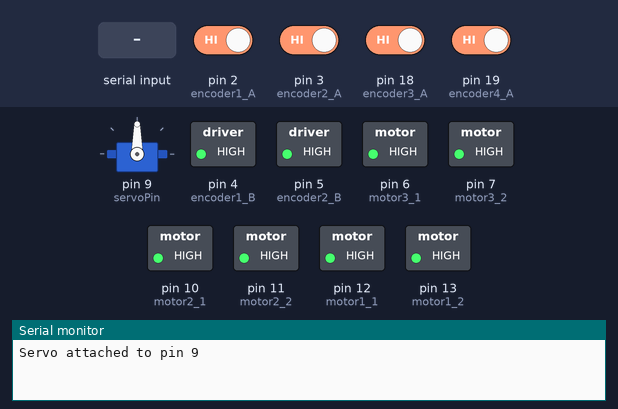
Bench run of a sketch on a simulated Arduino Mega 2560, built with avr-gcc and run on an emulated ATmega2560. Parts: servo, switched loads named in the sketch (green lamp = pin HIGH), the last lines printed to the serial monitor. The inputs (shaded band) are chosen by the test bench; at power-on: pin 2 (encoder1_A), pin 3 (encoder2_A), pin 18 (encoder3_A), pin 19 (encoder4_A) HIGH.

Above: at 1.2 s.
1.3 s: "MOVE \n" received over Serial
At 1.7 s:
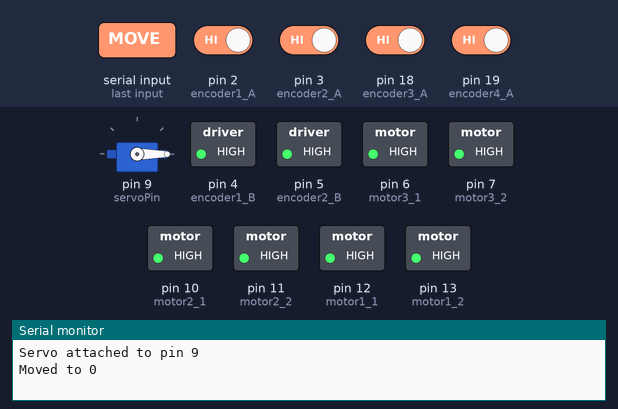
2.8 s: "MOVE 90\n" received over Serial
At 4.0 s:
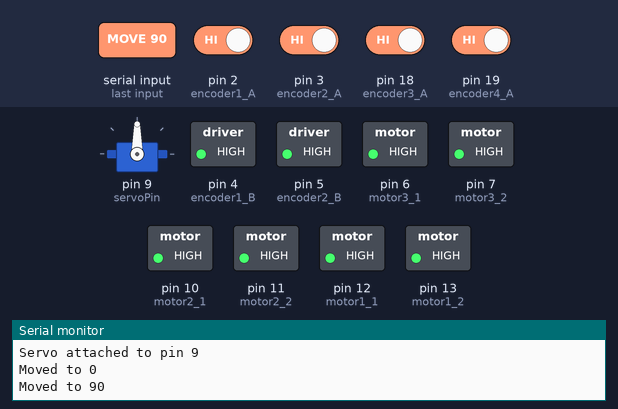
4.3 s: "MOVE ,45\n" received over Serial
At 5.3 s:
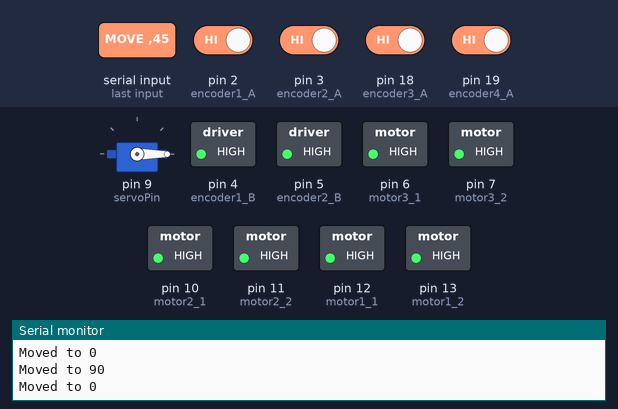
Timing chart, 0 to 7.3 s (numbered marks = the images above; inputs shaded):
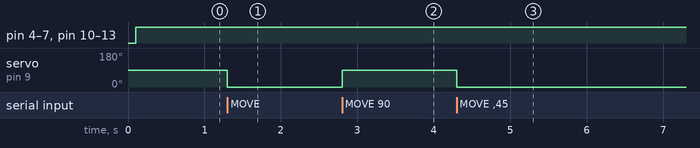

The sketch:

CMS_Arduino_V2.ino
```cpp
#include <Servo.h>

// Motor and Encoder pin definitions
#define motor1_1 12
#define motor1_2 13
#define encoder1_A 2
#define encoder1_B 4

#define motor2_1 10
#define motor2_2 11
#define encoder2_A 3
#define encoder2_B 5

#define motor3_1 6
#define motor3_2 7
#define encoder3_A 18
#define encoder3_B 22

#define motor4_1 5
#define motor4_2 4
#define encoder4_A 19
#define encoder4_B 23

// Encoder count variables
long count1 = 0;
long count2 = 0;
long count3 = 0;
long count4 = 0;

const int resolution = 960; // considering we take phase A rising edge as interrupt (resolution multiplier 1)

// Loop timing variables
const int DELTA_T = 100; // milliseconds
unsigned long current_time = 0l;
unsigned long previous_time = 0l;

// Serial communication variables
String temp = "";
char current;
int temp_values[2] = {0, 0};
int index = 0;
bool endline_reached = false;

// Motor combinations for different movements
int motor_combinations[11][4] = {
  { 1,  1,  1,  1},
  {-1, -1, -1, -1},
  {-1,  1, -1,  1},
  { 1, -1,  1, -1},
  {-1,  1,  1, -1},
  { 1, -1, -1,  1},
  { 0,  1,  0,  1},
  { 1,  0,  1,  0},
  {-1,  0, -1,  0},
  { 0, -1,  0, -1},
  { 0,  0,  0,  0}
};

// Servo control variables
Servo myServo;
int currentPos = 90;  // Start at the middle position
const int servoPin = 9; // Ensure this pin does not conflict with motor pins

void setup() {
  Serial.begin(115200);

  // Motor and encoder pin modes
  pinMode(motor1_1, OUTPUT);
  pinMode(motor1_2, OUTPUT);
  pinMode(encoder1_A, INPUT);
  pinMode(encoder1_B, INPUT);
  attachInterrupt(digitalPinToInterrupt(encoder1_A), motor1, RISING);

  pinMode(motor2_1, OUTPUT);
  pinMode(motor2_2, OUTPUT);
  pinMode(encoder2_A, INPUT);
  pinMode(encoder2_B, INPUT);
  attachInterrupt(digitalPinToInterrupt(encoder2_A), motor2, RISING);

  pinMode(motor3_1, OUTPUT);
  pinMode(motor3_2, OUTPUT);
  pinMode(encoder3_A, INPUT);
  pinMode(encoder3_B, INPUT);
  attachInterrupt(digitalPinToInterrupt(encoder3_A), motor3, RISING);

  pinMode(motor4_1, OUTPUT);
  pinMode(motor4_2, OUTPUT);
  pinMode(encoder4_A, INPUT);
  pinMode(encoder4_B, INPUT);
  attachInterrupt(digitalPinToInterrupt(encoder4_A), motor4, RISING);

  // Servo setup
  myServo.attach(servoPin);
  myServo.write(currentPos);
  Serial.println("Servo attached to pin 9");
}

void loop() {
  current_time = millis();

  reset_m1();

  if ((current_time - previous_time) > DELTA_T) {
    if (Serial.available()) {
      read_line();
      if (endline_reached) {
        endline_reached = false;
      } else {
        print_encoder_data();
      }
    } else {
      move(10, 0); // Example default movement
    }
    previous_time = current_time;
  }

  // Check for servo commands
  if (Serial.available() > 0) {
    String command = Serial.readStringUntil('\n');
    handle_servo_command(command);
  }
}

void set_Speed(byte motor, int speed) {
  switch (motor) {
    case 1:
      set_Speed_1(speed);
      break;
    case 2:
      set_Speed_2(speed);
      break;
    case 3:
      set_Speed_3(speed);
      break;
    case 4:
      set_Speed_4(speed);
      break;
  }
}

void set_Speed_1(int speed) {
  if (speed == 0) {
    analogWrite(motor1_1, 255); // brakes
    analogWrite(motor1_2, 255);
  } else if (speed < 0) {
    analogWrite(motor1_1, 0);
    analogWrite(motor1_2, -speed);
  } else {
    analogWrite(motor1_1, speed);
    analogWrite(motor1_2, 0);
  }
}

void set_Speed_2(int speed) {
  if (speed == 0) {
    analogWrite(motor2_1, 255); // brakes
    analogWrite(motor2_2, 255);
  } else if (speed < 0) {
    analogWrite(motor2_1, 0);
    analogWrite(motor2_2, -speed);
  } else {
    analogWrite(motor2_1, speed);
    analogWrite(motor2_2, 0);
  }
}

void set_Speed_3(int speed) {
  if (speed == 0) {
    analogWrite(motor3_1, 255); // brakes
    analogWrite(motor3_2, 255);
  } else if (speed < 0) {
    analogWrite(motor3_1, 0);
    analogWrite(motor3_2, -speed);
  } else {
    analogWrite(motor3_1, speed);
    analogWrite(motor3_2, 0);
  }
}

void set_Speed_4(int speed) {
  if (speed == 0) {
    analogWrite(motor4_1, 255); // brakes
    analogWrite(motor4_2, 255);
  } else if (speed < 0) {
    analogWrite(motor4_1, 0);
    analogWrite(motor4_2, -speed);
  } else {
    analogWrite(motor4_1, speed);
    analogWrite(motor4_2, 0);
  }
}

void motor1() {
  if (digitalRead(encoder1_B)) {
    count1--;
  } else {
    count1++;
  }
}

void motor2() { // this is flipped because it is reversed as a signal
  if (digitalRead(encoder2_B)) {
    count2++;
  } else {
    count2--;
  }
}

void motor3() { // this is flipped because it is reversed as a signal
  if (digitalRead(encoder3_B)) {
    count3++;
  } else {
    count3--;
  }
}

void motor4() {
  if (digitalRead(encoder4_B)) {
    count4--;
  } else {
    count4++;
  }
}

void read_line() {
  while (Serial.available()) {
    current = Serial.read();

    if (!endline_reached) {
      if (isDigit(current)) {
        temp += (char)current - '0';
      } else if (current == ',') {
        temp_values[index] = temp.toInt();
        index++;
        temp = "";
      } else if (current == ';') {
        endline_reached = true;
        if (((temp_values[0] + temp_values[1]) == temp.toInt())) {
          move(temp_values[0], temp_values[1]);
        }
        print_encoder_data();
        temp = "";
        index = 0;
      }
    }
  }
}

void move(byte dir, int speed) {
  set_Speed(1, (speed * motor_combinations[dir][0]));
  set_Speed(2, (speed * motor_combinations[dir][1]));
  set_Speed(3, (speed * motor_combinations[dir][2]));
  set_Speed(4, (speed * motor_combinations[dir][3]));
}

void print_encoder_data() {
  Serial.print("m1:");
  Serial.print(count1);
  Serial.print(",\t");
  Serial.print("m2:");
  Serial.print(count2);
  Serial.print(",\t");
  Serial.print("m3:");
  Serial.print(count3);
  Serial.print(",\t");
  Serial.print("m4:");
  Serial.print(count4);
  Serial.println();
}

void reset_m1() {
  if (!count2 && !count3 && !count4 && (count1 != 0)) {
    count1 = 0;
  }
}

void handle_servo_command(String command) {
  if (command.startsWith("MOVE ")) {
    int pos = command.substring(5).toInt();
    if (pos >= 0 && pos <= 180) {
      currentPos = pos;
      myServo.write(pos);
      Serial.print("Moved to ");
      Serial.println(pos);
    }} else if (command.startsWith("GET")) {
Serial.println(currentPos);
}
}
 
```

Measured:
- after the input at 1.3 s, servo on pin 9 (servoPin): 90° → 0° at once
- after the input at 2.8 s, servo on pin 9 (servoPin): 0° → 90° at once
- after the input at 4.3 s, servo on pin 9 (servoPin): 90° → 0° at once
